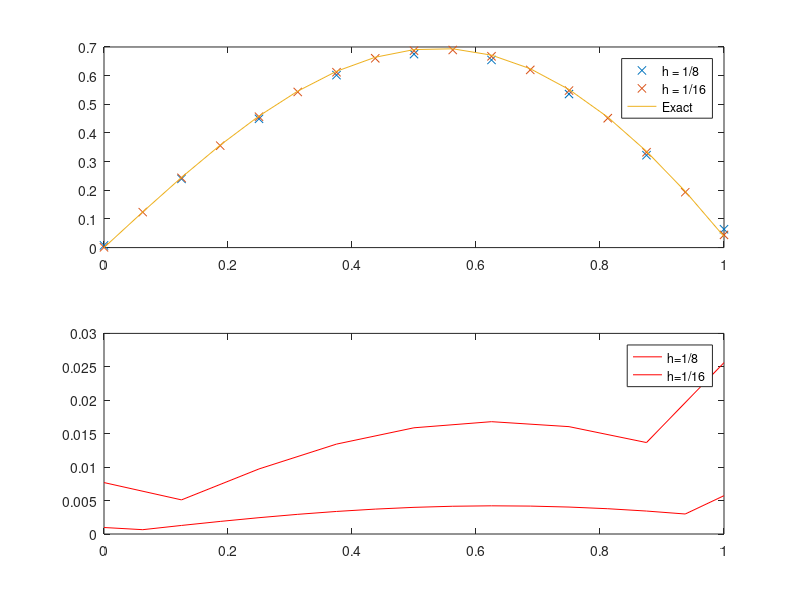

Write the MATLAB code that produced this figure.
%numerical_deriv.m

%Computes actual and numerical deriv of f(x) = 1/2xsin(2x) on [0,1] with h
%= 1/8.

clear all 
close all

%for loop for h
for i=3:4 
    %Declare variables 
    h = (1/2)^i;
    n = (2^i) + 1;
    x = linspace(0,1,n);
    f = .5*x.*sin(2*x);
    fp_exact = .5*sin(2*(x)) + x.*cos(2*x);
    fp_num = zeros(size(x));
    err = zeros(size(x)); 


    %computing f'(x) numerical interior points
    for k = 2:n-1 
        fp_num(k) = (f(k+1)-f(k-1))/(2*h);
    end

    %computing left most point
    fp_num(1) = (-3*f(1) + 4*f(2)-f(3))/(2*h);

    %computing right most point
    fp_num(n) = (3*f(n) - 4*f(n-1) + f(n-2))/(2*h);

    %computing error
    err = abs(fp_exact - fp_num);

    %Plotting
    figure(1)
    subplot(2,1,1);
    plot(x,fp_num,'x');
    hold all
    subplot(2,1,2);
    plot(x,err,'r');
    hold all

end


subplot(2,1,1);
plot(x,fp_exact);
legend('h = 1/8', 'h = 1/16', 'Exact');
subplot(2,1,2);
legend('h=1/8', 'h=1/16');


